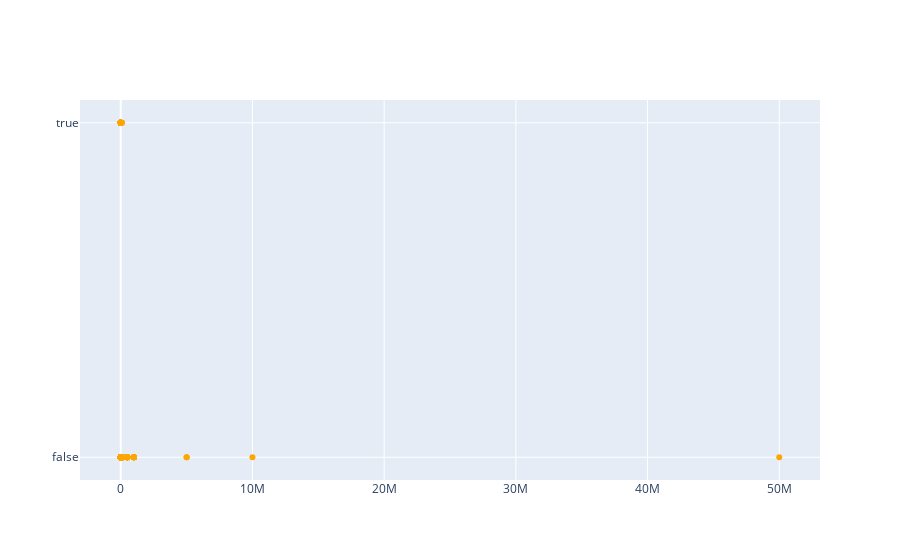

Source (notebook cell):
### Code cell
fig = go.Figure()

fig.add_scatter(
x=df['Installs'],y=df['Rating_category']=="No rating",
mode="markers",
marker={"color": "orange"},
name="No rating  vs Installation")

### Figure 1 — Plotly figure (JSON) as saved in the notebook; plotly's stock layout.template omitted (floating-point values rounded to 4 significant figures; data arrays with more than 128 entries replaced by an {"elided": "..."} marker saying what was removed)
{"data": [{"marker": {"color": "orange"}, "mode": "markers", "name": "No rating  vs Installation", "type": "scatter", "x": {"elided": "999 int values"}, "y": {"elided": "999 bool values"}}], "layout": {}}
